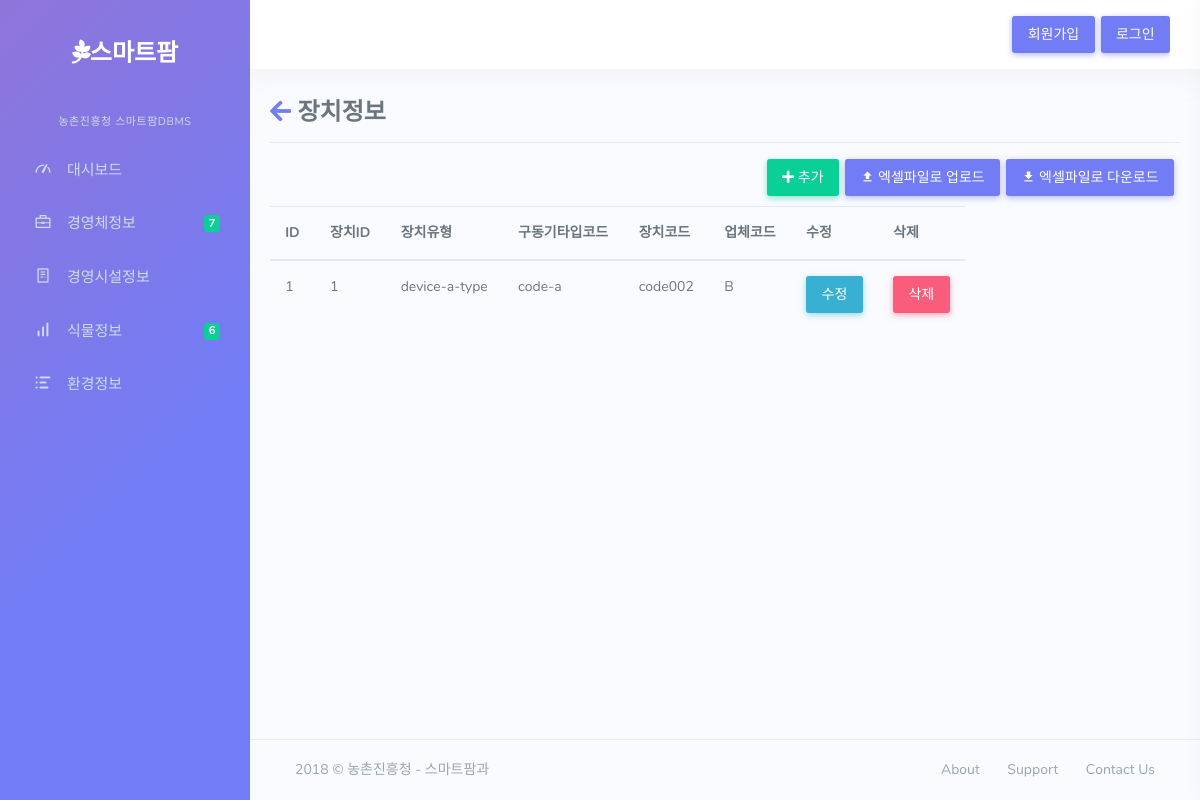
The page /si on the database as committed earlier.
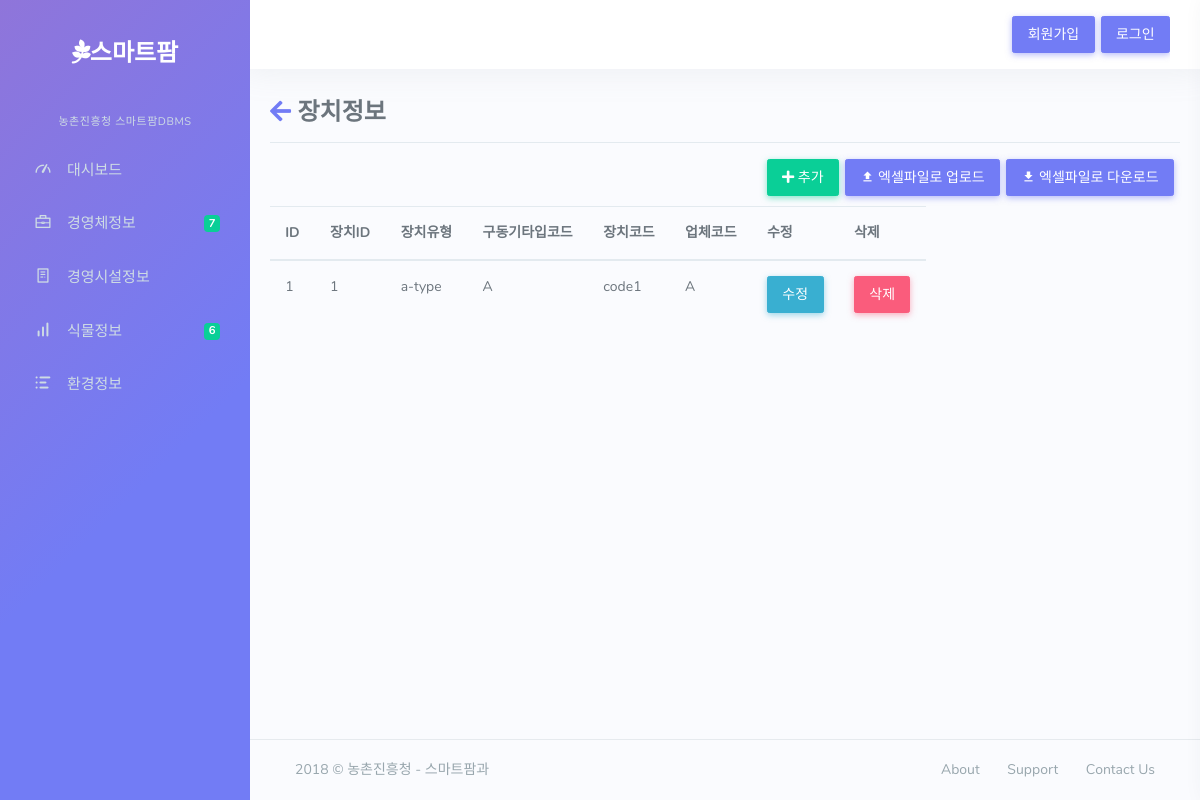
The same page on the database as committed later.
### dashboard/models.py (models this page shows, shortened)
class sensor_info(models.Model):
	SI_ID=models.IntegerField(null=True)
	SI_KIND=models.CharField(max_length=10)
	SI_ACTU_CODE=models.CharField(max_length=2)
	DC_ID=models.ForeignKey(device_code)
	CI_ID=models.ForeignKey(com_infor)

class device_code(models.Model):
	DC_CODE=models.CharField(max_length=10)
	DC_KIND=models.CharField(max_length=20)

class com_infor(models.Model):
	CI_CODE=models.CharField(max_length=10)
	CI_NAME=models.CharField(max_length=30)
	CI_ADDR=models.CharField(max_length=100)
	CI_PHONE=models.CharField(max_length=13)

### dashboard/views.py (the view)
# urls.py: url(r'^si$',views.si,name='si'),
def si(request):
	ds=sensor_info.objects.all()
	return render(request,"farm/si.html",{"ds":ds})

### dashboard/templates/farm/si.html (shortened to what this page needs)
{% extends 'farm/base.html' %}
{% block content %}
{% load staticfiles %}
	<link href="{% static 'farm/css/e1.css' %}" rel="stylesheet">
	<link href="https://use.fontawesome.com/releases/v5.0.7/css/all.css" rel="stylesheet">
	<div class=tg>
		<h3><a href="{% url 'elist' %}"><i class="fas fa-arrow-left"></i></a> 장치정보</h3>
		<hr>
		<a href="{% static 'farm/files/env_outer.xlsx' %}" download><button class="optional btn btn-primary mr-1"><i class="mdi mdi-download"></i> 엑셀파일로 다운로드</button></a>
		<a href="javascript:document.getElementById('xls').click();"><button class="optional btn btn-primary mr-1 ml-1"><i class="mdi mdi-upload"></i> 엑셀파일로 업로드</button></a>
		<a href="{% url 'si_update' %}"><button class="btn btn-success"><i class="fas fa-plus"></i> 추가</button></a>
		<table class="table table-hover table-responsive">
		  <thead>
		    <tr>
		      <th scope="col">ID</th>
		      <th scope="col">장치ID</th>
		      <th scope="col">장치유형</th>
		      <th scope="col">구동기타입코드</th>
		      <th scope="col">장치코드</th>
		      <th scope="col">업체코드</th>
		      <th scope="col">수정</th>
		      <th scope="col">삭제</th>
		    </tr>
		  </thead>
		  <tbody>
		{% for i in ds %}
			<tr>
				<td>{{i.id}}</td>
				<td>{{i.SI_ID}}</td>
				<td>{{i.SI_KIND}}</td>
				<td>{{i.SI_ACTU_CODE}}</td>
				<td>{{i.DC_ID.DC_CODE}}</td>
				<td>{{i.CI_ID.CI_CODE}}</td>
				<td><a href="{% url 'si_update' %}?id={{i.id}}"><button class="btn btn-info">수정</button></a></td>
				<td><button class="btn btn-danger" data-toggle="modal" data-target="#delmodal{{i.id}}">삭제</button></td>
			</tr>
		{% endfor %}
		</tbody>
		</table>
	</div>
{% endblock %}

Rows that differ between the two databases and show on the page:
changed sensor_info id 1: SI_KIND "device-a-type" → "a-type"; SI_ACTU_CODE "code-a" → "A"; DC_ID.DC_CODE "code002" → "code1"; CI_ID.CI_CODE "B" → "A"
